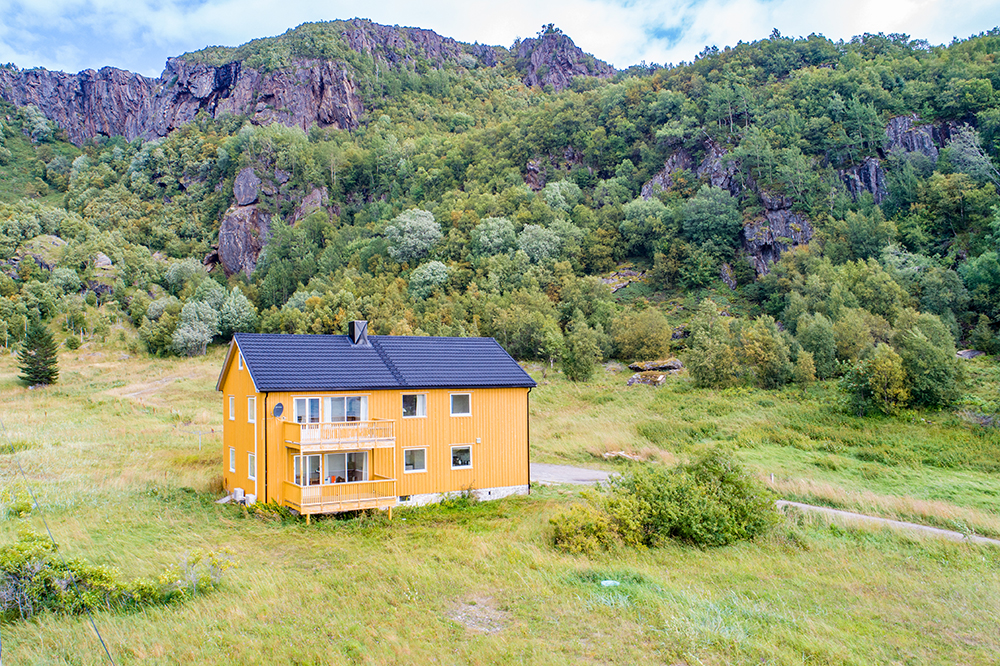
#> input picture Submission 2/Task_4/image.jpg, 1000 x 666 px
$ python wavelet_transform.py
#> lines starting #> are read from the running program, lines starting #| are printed output that depends on the picture
import os
import numpy as np
import matplotlib.pyplot as plt
import cv2

# Import PyWavelets library
import pywt
import pywt.data

# Load an example image
path = os.path.dirname(__file__)
image_path = "image.jpg"
original_image = cv2.imread(os.path.join(path, image_path), cv2.IMREAD_GRAYSCALE)
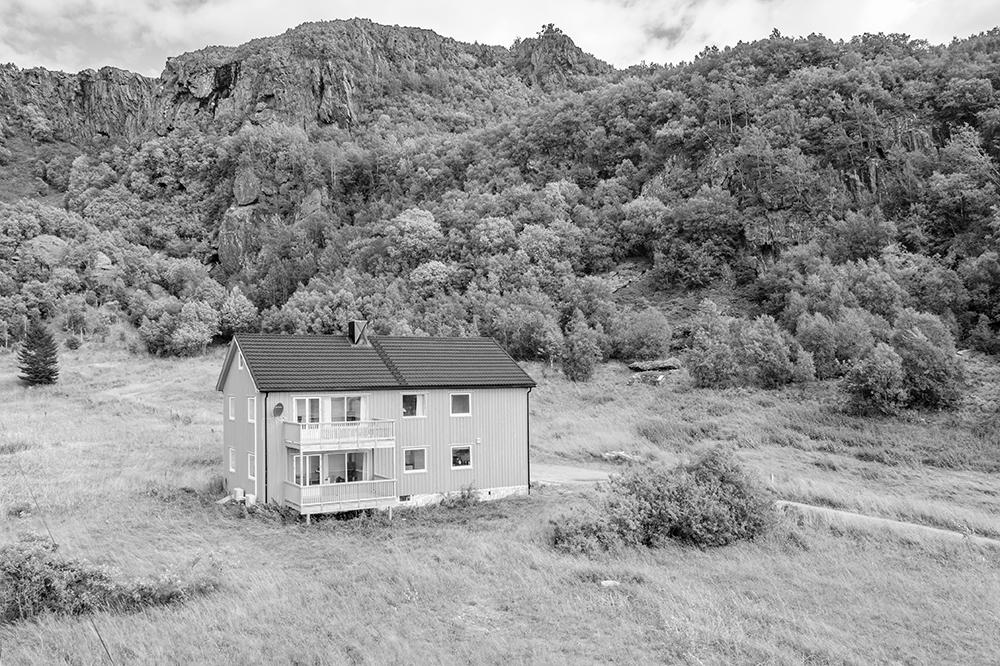
#> original_image: shape (666, 1000); min 0, max 255, mean 146.4

# Perform 2D wavelet transform (MRA) on the original image
''' The output is a tuple with 4 elements: LL, (LH, HL, HH)
LL = Approximation, LH = Horizontal detail, HL = Vertical detail, HH = Diagonal detail
"haar" is the name of the wavelet used '''
coeffs2 = pywt.dwt2(original_image, 'haar')
LL, (LH, HL, HH) = coeffs2
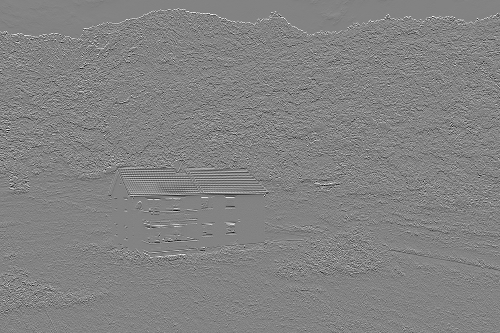
#> LH: shape (333, 500) float64; min -158.5, max 149.5, mean 0.1; drawn with min black and max white
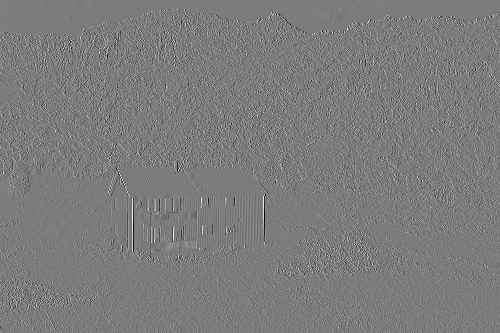
#> HL: shape (333, 500) float64; min -168, max 177.5, mean 0; drawn with min black and max white
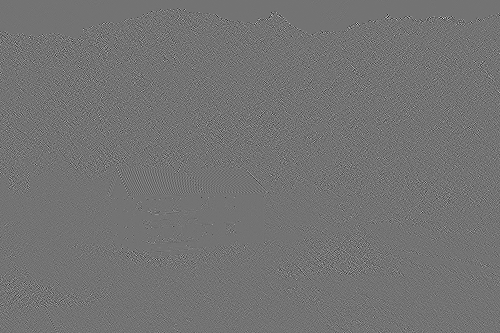
#> HH: shape (333, 500) float64; min -100.5, max 121, mean 0; drawn with min black and max white

# Define meta information (for example, a watermark)
'''Random meta-information is generated using NumPy's
np.random.randint function. The meta_info variable
contains random integer values between 0 and 127.
The goal is to embed this meta-information into the
approximation component (LL) of the wavelet-transformed image.'''
meta_info = np.random.randint(0, 128, size=LL.shape)  # Ensure meta_info has the same dimensions as LL

# Resize meta_info to match the shape of LL
meta_info_resized = cv2.resize(meta_info, (LL.shape[1], LL.shape[0]))
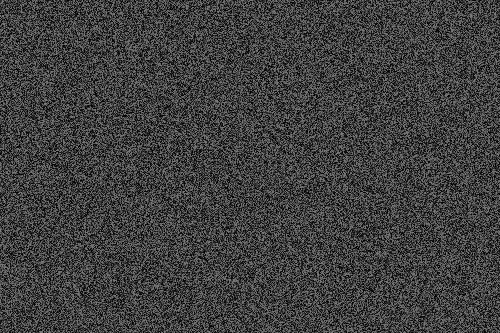
#> meta_info: shape (333, 500) int64; min 0, max 127, mean 63.7

# Exchange the LL (approximation) coefficients with meta information
LL_with_meta_info = LL + meta_info_resized
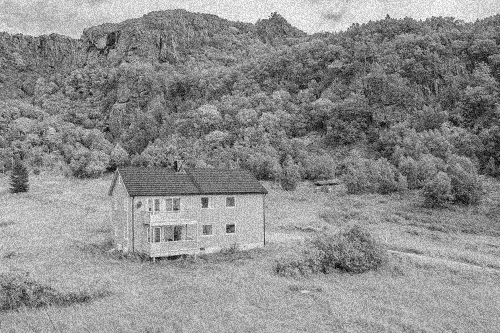
#> LL_with_meta_info: shape (333, 500) float64; min 7.5, max 633.5, mean 356.5; drawn with min black and max white

# Reconstruct the image using the modified coefficients
'''The modified coefficients, including LL_with_meta_info,
LH, HL, and HH, are used to reconstruct the modified image
using the inverse wavelet transform with the 'haar' wavelet.
The reconstructed image is stored in the modified_image variable.'''
modified_image = pywt.idwt2((LL_with_meta_info, (LH, HL, HH)), 'haar')

# Plot the original and modified images
plt.figure(figsize=(12, 6))
plt.subplot(1, 2, 1)
plt.imshow(original_image, cmap='gray')
plt.title('Original Image')
plt.axis('off')

plt.subplot(1, 2, 2)
plt.imshow(modified_image, cmap='gray')
plt.title('Modified Image with Meta Information')
plt.axis('off')

plt.tight_layout()
plt.show()
